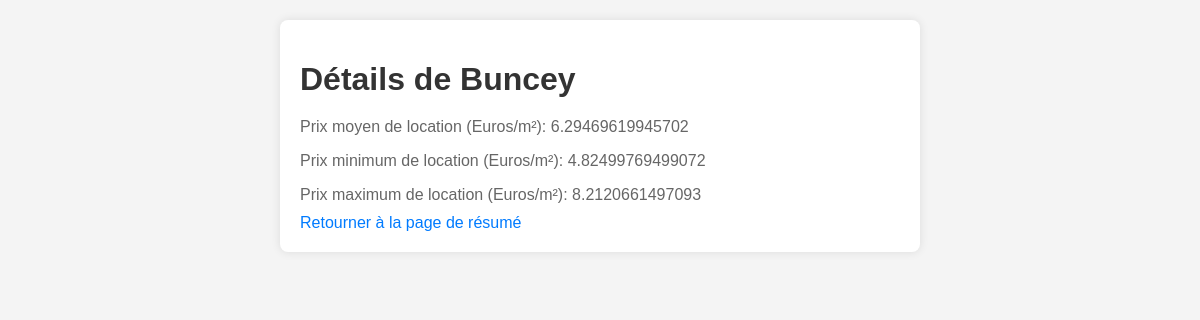
The app's page /rental-prices/detail/21115 with its own data.
### app.py (models this page shows, shortened)
class Rental(db.Model):
    id = db.Column(db.Integer, primary_key=True)
    INSEE_C = db.Column(db.String(20), unique=True, nullable=False)
    LIBGEO = db.Column(db.String(100), nullable=False)
    loypredm2 = db.Column(db.Float, nullable=False)
    lwr_IPm2 = db.Column(db.Float, nullable=False)
    upr_IPm2 = db.Column(db.Float, nullable=False)

### app.py (the view)
@app.route('/rental-prices/detail/<insee_c>')
def detail(insee_c):
    rental = Rental.query.filter_by(INSEE_C=insee_c).first_or_404()
    return render_template('detail-fr.html', rental=rental)

### templates/detail-fr.html (shortened to what this page needs)
<!DOCTYPE html>
<html lang="en">
<head>
</head>
<body>
    <div class="container">
        <h1>Détails de {{ rental.LIBGEO }}</h1>
        <p>Prix moyen de location (Euros/m²): {{ rental.loypredm2 }}</p>
        <p>Prix minimum de location (Euros/m²): {{ rental.lwr_IPm2 }}</p>
        <p>Prix maximum de location (Euros/m²): {{ rental.upr_IPm2 }}</p>
        <a href="{{ url_for('overview') }}">Retourner à la page de résumé</a>
    </div>
</body>
</html>

### templates/detail-fr.html (style rules this page uses)
body { font-family: Arial, sans-serif; margin: 0; padding: 0; background-color: #f4f4f4; }
.container { max-width: 600px; margin: 20px auto; padding: 20px; background-color: #fff; border-radius: 8px; box-shadow: 0 0 10px rgba(0, 0, 0, 0.1); }
h1 { color: #333; margin-bottom: 20px; }
p { color: #666; margin-bottom: 10px; }
a { color: #007bff; text-decoration: none; }

### records on screen
Rental: LIBGEO "Buncey", loypredm2 "6.29469619945702", lwr_IPm2 "4.82499769499072", upr_IPm2 "8.2120661497093"
